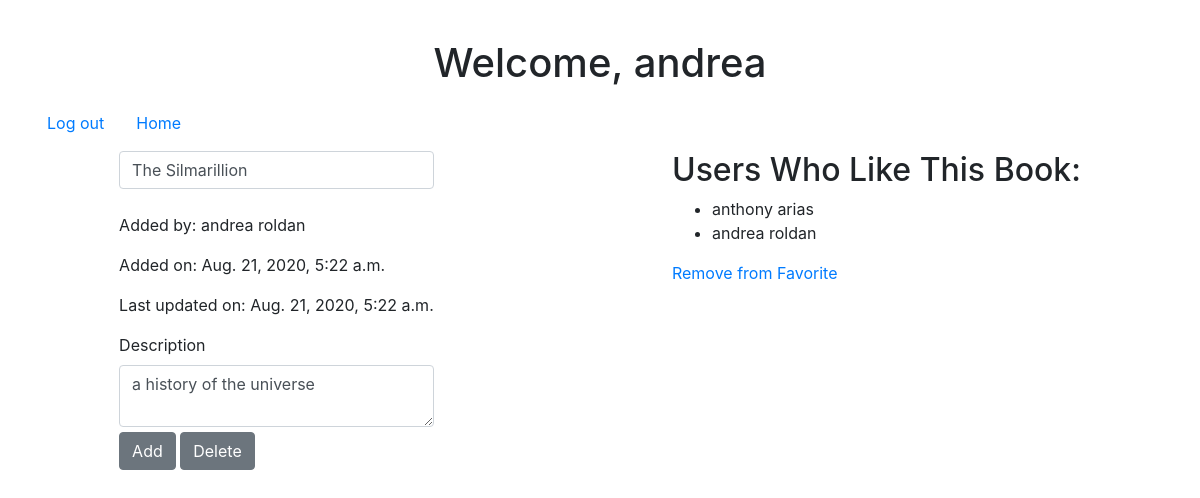
Screenshot of /book/2 (signed in) with the database file from the repository.
### books_app/models.py (models this page shows)
class User(models.Model):
    first_name = models.CharField(max_length=255)
    last_name = models.CharField(max_length=255)
    email = models.CharField(max_length=255)
    hashed_pw = models.CharField(max_length=255)
    created_at = models.DateTimeField(auto_now_add=True)
    updated_at = models.DateTimeField(auto_now=True)
    objects = UserManager()

class Book(models.Model):
    title = models.CharField(max_length=255)
    desc = models.TextField()
    created_at = models.DateTimeField(auto_now_add=True)
    updated_at = models.DateTimeField(auto_now=True)
    upload_by = models.ForeignKey(User, related_name="books", on_delete=models.CASCADE)
    users_who_like = models.ManyToManyField(User, related_name="like_books")
    objects = BookManager()

### books_app/views.py (the view)
# urls.py: path('book/<int:book_id>', views.decideWhatToShow),
def decideWhatToShow(request, book_id):
    if 'userid' not in request.session:
        return redirect('/')
    this_book = Book.objects.get(id=book_id)
    this_user = User.objects.get(id=request.session['userid'])
    context = {
        "book": this_book,
        "user": this_user
        }
    if this_book.upload_by == this_user:
        return render(request, "edit-book.html", context)
    else:
        return render(request, "show-book.html", context)

### books_app/templates/edit-book.html (shortened to what this page needs)
﻿<!DOCTYPE html>
<html lang="en" xmlns="http://www.w3.org/1999/xhtml">
<head>
    <link rel="stylesheet" href="https://stackpath.bootstrapcdn.com/bootstrap/4.3.1/css/bootstrap.min.css">
</head>
<body style="margin: 15px">
    <h1 class="row justify-content-center">Welcome, {{user.first_name}}</h1>
    <nav class="navbar navbar-expand-lg ">
        <a class="nav-link" href="/logOut">Log out</a>
        <a class="nav-link" href="/books">Home</a>
    </nav>
    <div class="row justify-content-around">
        <form action="/book/{{book.id}}/edit" method="post">
            <input type="text" name="book_title" class="form-control" value="{{book.title}}"> <br />
            <p>Added by: {{book.upload_by.first_name}} {{book.upload_by.last_name}}</p>
            <p>Added on: {{book.created_at}}</p>
            <p>Last updated on: {{book.updated_at}}</p>
            <label>Description</label>
            <textarea name="book_desc" class="form-control">{{ book.desc }}</textarea>
            <button style="margin-top: 5px" type="submit" name="button" value="add" class="btn btn-secondary">Add</button>
            <button style="margin-top: 5px" type="submit" name="button" value="delete" class="btn btn-secondary">Delete</button>
        </form>
        <div id="user-list">
            <h2>Users Who Like This Book:</h2>
            <ul>
                {% for user in book.users_who_like.all %}
                    <li>{{ user.first_name }} {{ user.last_name }}</li>
                {% endfor %}
            </ul>
            {% if user in book.users_who_like.all %}
                <a href="/removeFavorite/{{book.id}}">Remove from Favorite</a>
            {% else %}
                <a href="/addFavorite/{{book.id}}">Add to Favorite</a>
            {% endif %}
        </div>
    </div>
</body>
</html>

### rows the page displays
User: first_name "andrea", last_name "roldan"
Book: book_title "The Silmarillion", upload_by.first_name "andrea", upload_by.last_name "roldan", created_at "Aug. 21, 2020, 5:22 a.m.", updated_at "Aug. 21, 2020, 5:22 a.m.", book_desc "a history of the universe"
User: first_name "anthony", last_name "arias"
